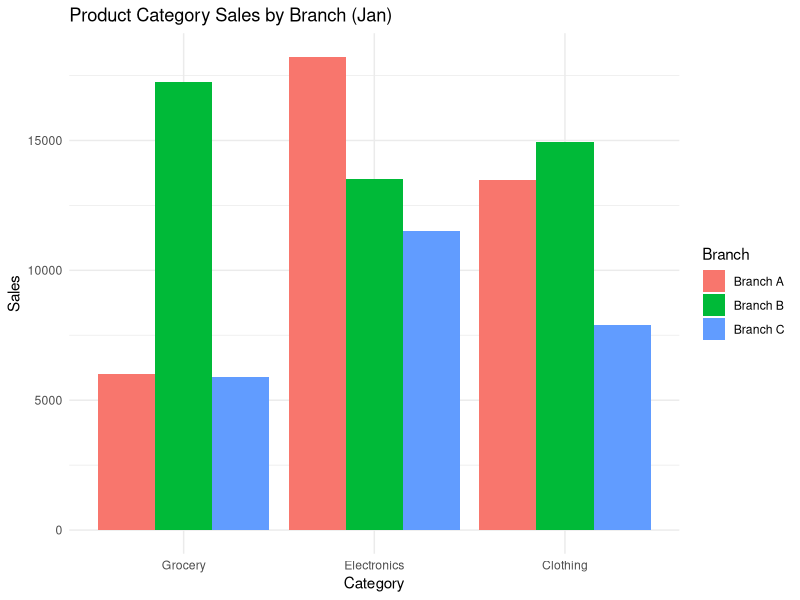

The R source for this figure:
library(ggplot2)

set.seed(1)
months <- c('Jan','Feb','Mar','Apr')
categories <- c('Grocery','Electronics','Clothing')
branches <- c('Branch A','Branch B','Branch C')

df5 <- expand.grid(Month=months, Category=categories, Branch=branches)
df5$Sales <- sample(5000:20000, nrow(df5), replace=TRUE)

jan_data <- df5[df5$Month=='Jan', ]

ggplot(jan_data, aes(x=Category, y=Sales, fill=Branch)) +
  geom_col(position=position_dodge()) +
  labs(title="Product Category Sales by Branch (Jan)") +
  theme_minimal()
